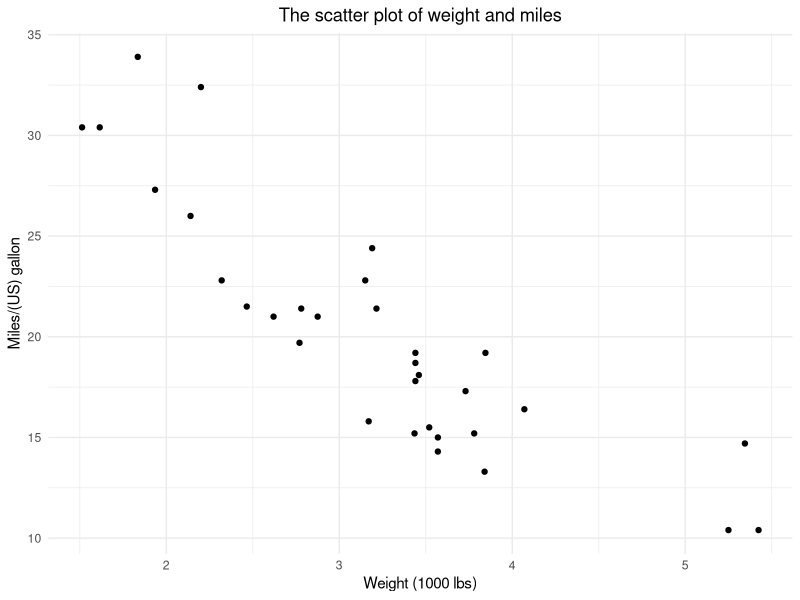
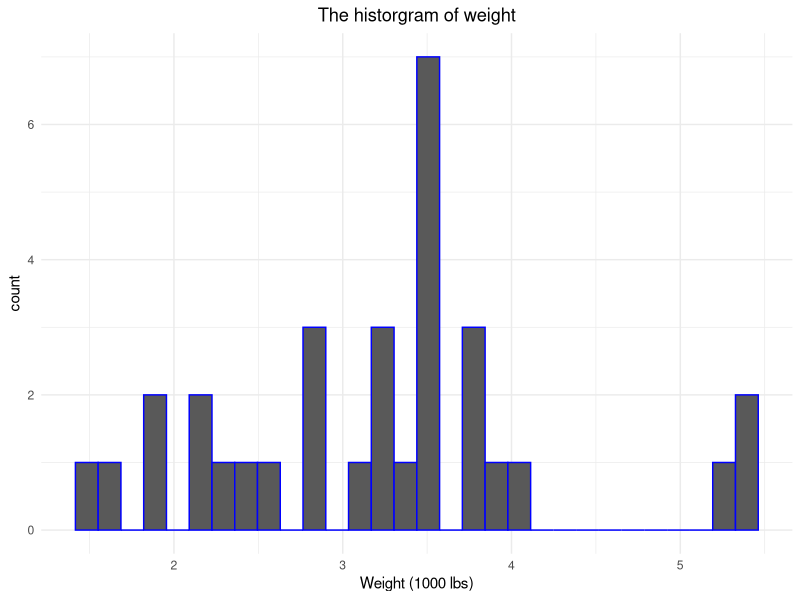

Write the R code that produced these figures, in order.
## ---- chunk 1
library(ggplot2)
# library(help="datasets")

# ?mtcars


ggplot()+
  geom_point(aes(x=wt,y=mpg),data=mtcars)+
  labs(x="Weight (1000 lbs)",y="Miles/(US) gallon",title="The scatter plot of weight and miles")+
  theme_minimal()+
    theme(plot.title = element_text(hjust = 0.5))
## ---- chunk 2
ggplot()+
  geom_histogram(aes(x=wt),col="blue",data=mtcars)+
  labs(x="Weight (1000 lbs)",title="The historgram of weight")+
  theme_minimal()+
  theme(plot.title = element_text(hjust = 0.5))
  
